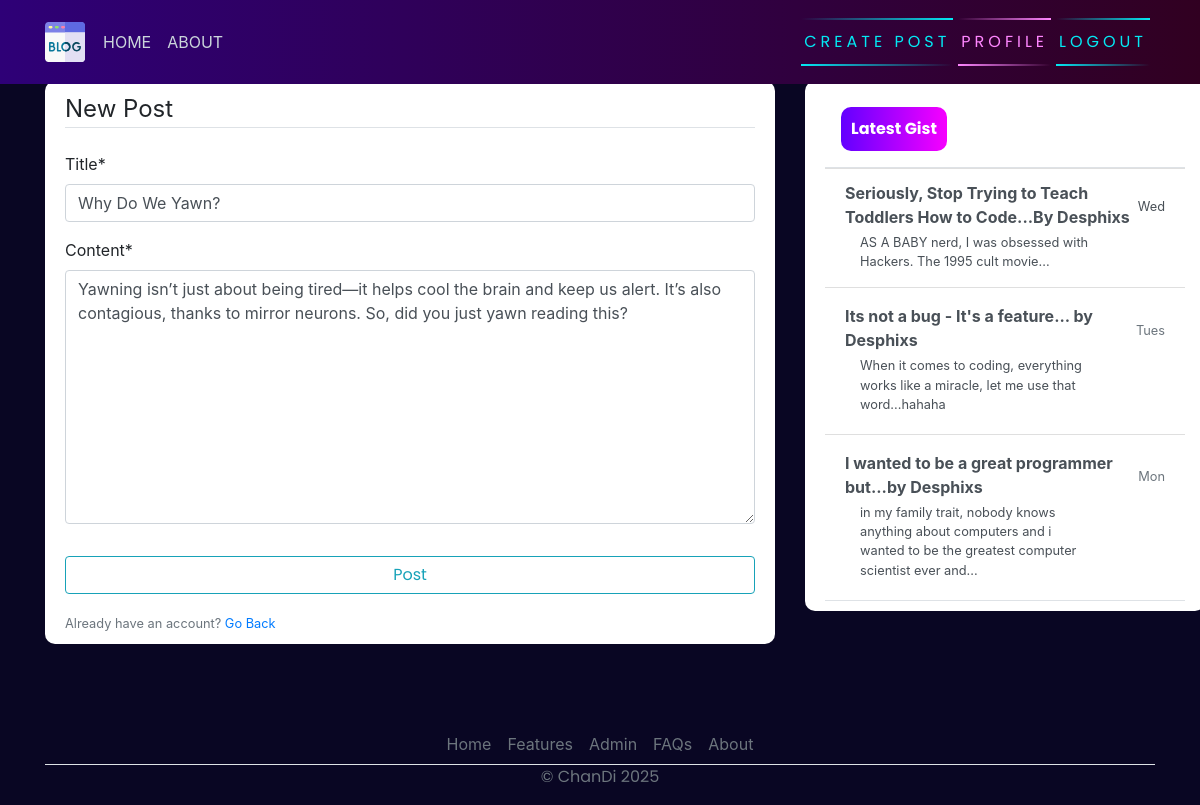
The page /post/6/update (signed in) on the database its author committed.
### blog/models.py (models this page shows, shortened)
class Post(models.Model):
    title = models.CharField(max_length=200)
    content = models.TextField()
    date_posted = models.DateTimeField(default=timezone.now)
    author = models.ForeignKey(User, on_delete=models.CASCADE)

### blog/views.py (the view, shortened to what this page needs)
# urls.py: path('post/<int:pk>/update', PostUpdateView.as_view(), name="blog-update"),
class PostUpdateView(LoginRequiredMixin, UserPassesTestMixin, UpdateView):
    model = Post
    fields = ['title', 'content']
    def test_func(self):
        post = self.get_object()
        if self.request.user == post.author:
            return True
        return False

### blog/templates/blog/post_form.html (shortened to what this page needs)
{% extends 'blog/base.html' %}
{% load crispy_forms_tags %}
{% block content %}
  <div class="content-section">
    <form action="" method="post">
      <fieldset class="form-group">
        <legend class="border-bottom mb-4">New Post</legend>
        {{ form|crispy }}
      </fieldset>
      <div class="form-group">
        <button class="btn btn-outline-info" type="submit">Post</button>
      </div>
    </form>
    <div clas="border-top pt-3">
      <small class="text-muted">Already have an account? <a href="{% url 'blog-home' %}">Go Back</a></small>
    </div>
  </div>
{% endblock content %}

### blog/Static/blog/main.css (style rules this page uses)
body { background-color: rgb(9, 6, 35); margin-top: 5rem; background-size: contain; background-repeat: no-repeat; }
.content-section { background: #ffffff; padding: 10px 20px; border-radius: 10px; margin-bottom: 20px; }
button { font-family: 'Poppins', sans-serif; border: none; outline: 0; display: inline-block; padding: 8px; color: white; background-color: #000; text-align: center; cursor: pointer; width: 100%; font-size: 18px; transition: 1s; background: linear-gradient(270deg, rgb(247, 0, 255) 0%, rgb(98, 0, 255) 100%); }

### rows shown on the page
Post: title "Why Do We Yawn?", content "Yawning isn’t just about being tired—it helps cool the brain and keep us alert. It’s also contagious, thanks to mirror neurons. So, did you just yawn reading this?"
